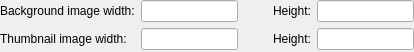
     <widget class="QWidget" name="widget" >
      <property name="geometry" >
       <rect>
        <x>30</x>
        <y>320</y>
        <width>414</width>
        <height>52</height>
       </rect>
      </property>
      <layout class="QGridLayout" >
       <property name="margin" >
        <number>0</number>
       </property>
       <property name="spacing" >
        <number>6</number>
       </property>
       <item row="0" column="3" >
        <widget class="QLabel" name="label_5_2_2" >
         <property name="text" >
          <string>Height:</string>
         </property>
         <property name="buddy" >
          <cstring>bgHeight</cstring>
         </property>
        </widget>
       </item>
       <item row="1" column="3" >
        <widget class="QLabel" name="label_5_2_2_2_2" >
         <property name="text" >
          <string>Height:</string>
         </property>
         <property name="buddy" >
          <cstring>thumbHeight</cstring>
         </property>
        </widget>
       </item>
       <item row="1" column="0" >
        <widget class="QLabel" name="label_4_2" >
         <property name="text" >
          <string>Thumbnail image width:</string>
         </property>
         <property name="buddy" >
          <cstring>thumbWidth</cstring>
         </property>
        </widget>
       </item>
       <item row="0" column="0" >
        <widget class="QLabel" name="label_3" >
         <property name="text" >
          <string>Background image width:</string>
         </property>
         <property name="buddy" >
          <cstring>bgWidth</cstring>
         </property>
        </widget>
       </item>
       <item row="0" column="1" >
        <widget class="QLineEdit" name="bgWidth" />
       </item>
       <item row="0" column="4" >
        <widget class="QLineEdit" name="bgHeight" />
       </item>
       <item row="1" column="1" >
        <widget class="QLineEdit" name="thumbWidth" />
       </item>
       <item row="1" column="4" >
        <widget class="QLineEdit" name="thumbHeight" />
       </item>
       <item row="0" column="2" >
        <spacer>
         <property name="orientation" >
          <enum>Qt::Horizontal</enum>
         </property>
         <property name="sizeHint" >
          <size>
           <width>40</width>
           <height>20</height>
          </size>
         </property>
        </spacer>
       </item>
       <item row="1" column="2" >
        <spacer>
         <property name="orientation" >
          <enum>Qt::Horizontal</enum>
         </property>
         <property name="sizeHint" >
          <size>
           <width>40</width>
           <height>20</height>
          </size>
         </property>
        </spacer>
       </item>
      </layout>
     </widget>
